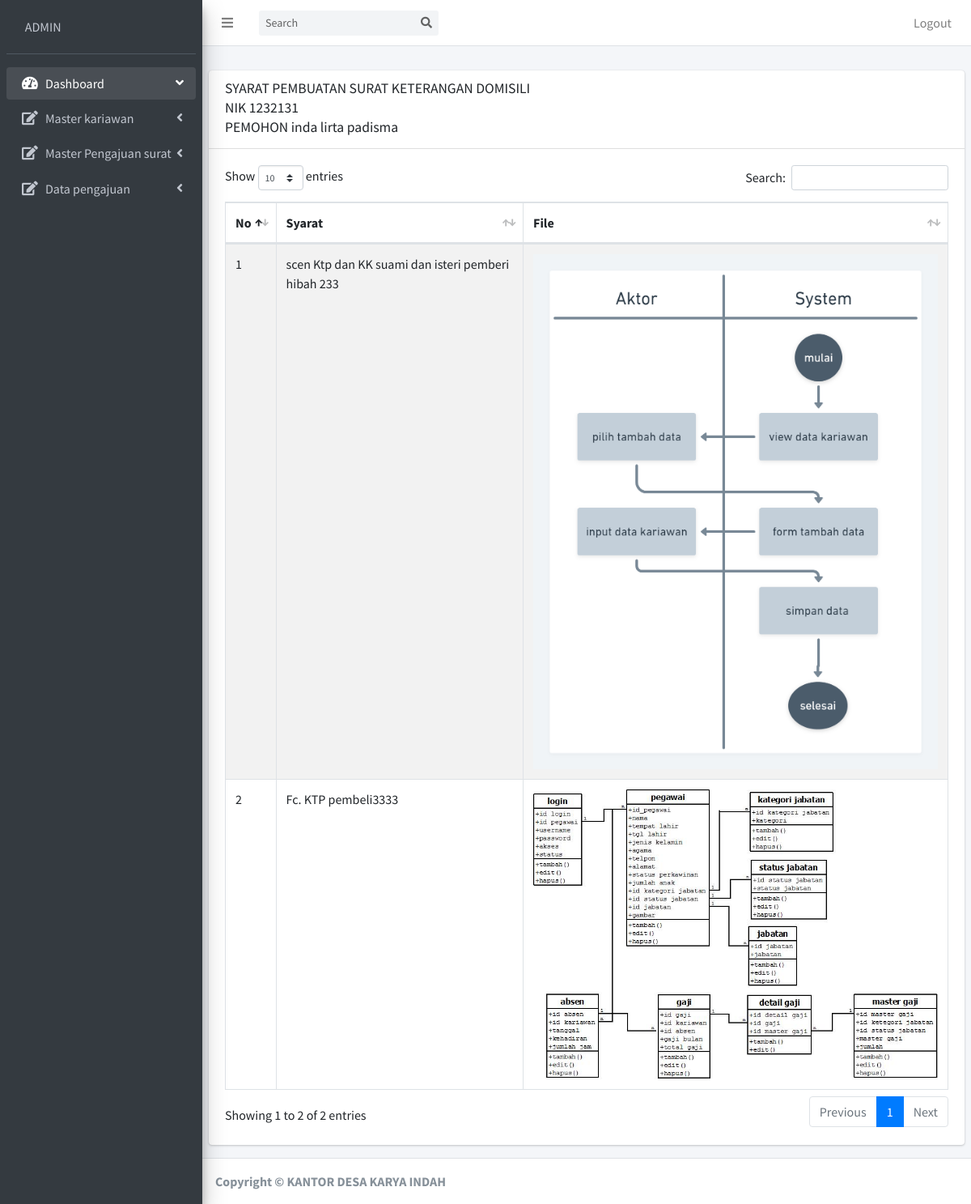
Page /sistem/admin/d_pengajuan/detail.php?id=53358606 (signed in) on the committed database.
### tables this page shows
CREATE TABLE `pengajuan` (
  `id_pengajuan` int(11) NOT NULL,
  `id_jenis_surat` int(11) NOT NULL,
  `nik_pengajuan` int(30) NOT NULL,
  `nama_pengajuan` varchar(50) NOT NULL,
  `tempat_lahir_pengajuan` varchar(50) NOT NULL,
  `tgl_lahir_pengajuan` varchar(50) NOT NULL,
  `agama_pengajuan` varchar(10) NOT NULL,
  `pekerjaan_pengajuan` varchar(100) NOT NULL,
  `alamat_pengajuan` varchar(125) NOT NULL,
  `hp_pengajuan` varchar(30) NOT NULL,
  `tgl_pengajuan` varchar(30) NOT NULL,
  `status` varchar(50) NOT NULL
);

CREATE TABLE `jenis_surat` (
  `id_jenis_surat` int(11) NOT NULL,
  `nama_surat` varchar(125) NOT NULL
);

CREATE TABLE `syarat` (
  `id_syarat` int(11) NOT NULL,
  `id_jenis_surat` int(11) NOT NULL,
  `syarat` varchar(125) NOT NULL
);

CREATE TABLE `file_syarat` (
  `id_file` int(11) NOT NULL,
  `id_pengajuan` int(11) NOT NULL,
  `id_syarat` int(11) NOT NULL,
  `file` varchar(225) NOT NULL
);

### sistem/admin/d_pengajuan/detail.php (the view, shortened to what this page needs)
<?php include "../../pages/coneksi/config.php";
if (
    empty($_SESSION['username']) and
    empty($_SESSION['password'])
) {
    header('location:../../pages/login/login.php');
} else {
?>
    <!DOCTYPE html>
    <html>
    <head>
        <link rel="stylesheet" href="../../plugins/fontawesome-free/css/all.min.css">
        <link rel="stylesheet" href="https://code.ionicframework.com/ionicons/2.0.1/css/ionicons.min.css">
        <link rel="stylesheet" href="../../plugins/datatables-bs4/css/dataTables.bootstrap4.css">
        <link rel="stylesheet" href="../../dist/css/adminlte.min.css">
    </head>
    <body class="hold-transition sidebar-mini">
        <div class="wrapper">
            <?php include 'navbar.php';
            include 'sidebar.php'; ?>
            <div class="content-wrapper">
                <section class="content-header">
                </section>
                <?php
                $hasil = mysqli_query($koneksi, "SELECT * FROM pengajuan inner join jenis_surat on pengajuan.id_jenis_surat=jenis_surat.id_jenis_surat WHERE id_pengajuan='$_GET[id]' ");
                $per = mysqli_fetch_assoc($hasil);
                ?>
                <section class="content">
                    <div class="row">
                        <div class="col-12">
                            <div class="card">
                                <div class="card-header">
                                    <h3 class="card-title">SYARAT <?php echo "$per[nama_surat]"; ?> </h3> <br>
                                    <h3 class="card-title">NIK <?php echo "$per[nik_pengajuan]"; ?> </h3> <br>
                                    <h3 class="card-title">PEMOHON <?php echo "$per[nama_pengajuan]"; ?> </h3> <br>
                                </div>
                                <div class="card-body">
                                    <table id="example1" class="table table-bordered table-striped">
                                        <thead>
                                            <tr>
                                                <th>No</th>
                                                <th>Syarat</th>
                                                <th>File</th>
                                            </tr>
                                        </thead>
                                        <tbody>
                                            <?php
                                            $qsyarat = mysqli_query($koneksi, "SELECT * FROM syarat WHERE id_jenis_surat='$per[id_jenis_surat]'");
                                            $no = 1;
                                            while ($kolom = mysqli_fetch_assoc($qsyarat)) {
                                                $qfile = mysqli_query($koneksi, "SELECT * FROM file_syarat  WHERE id_pengajuan='$_GET[id]' AND id_syarat='$kolom[id_syarat]' ");
                                                $file = mysqli_fetch_assoc($qfile);
                                            ?><tr>
                                                    <td><?php echo "$no"; ?></td>
                                                    <td><?php echo "$kolom[syarat]"; ?></td>
                                                    <?php
                                                    if (!empty($file)) { ?>
                                                        <td><img src="<?php echo "../../../assets/file/$file[file]"; ?>" width="500xp"></td>
                                                    <?php } else { ?>
                                                        <td><?php echo "BERKAS KOSONG"; ?></td>
                                                    <?php }  ?>
                                                </tr>
                                            <?php $no = $no + 1;
                                            } ?>
                                        </tbody>
                                    </table>
                                </div>
                            </div>
                        </div>
                    </div>
                </section>
            </div>
            <?php include '../footer.php'; ?>
        </div>
    </body>
    </html>
<?php }; ?>

### rows in the picture
pengajuan: id_jenis_surat.nama_surat "PEMBUATAN SURAT KETERANGAN DOMISILI", nik_pengajuan "1232131", nama_pengajuan "inda lirta padisma"
syarat: syarat "scen Ktp dan KK suami dan isteri pemberi hibah 233", file_syarat.file (picture)
syarat: syarat "Fc. KTP pembeli3333", file_syarat.file (picture)

### other values in the picture
$_SESSION[akses] "ADMIN"
